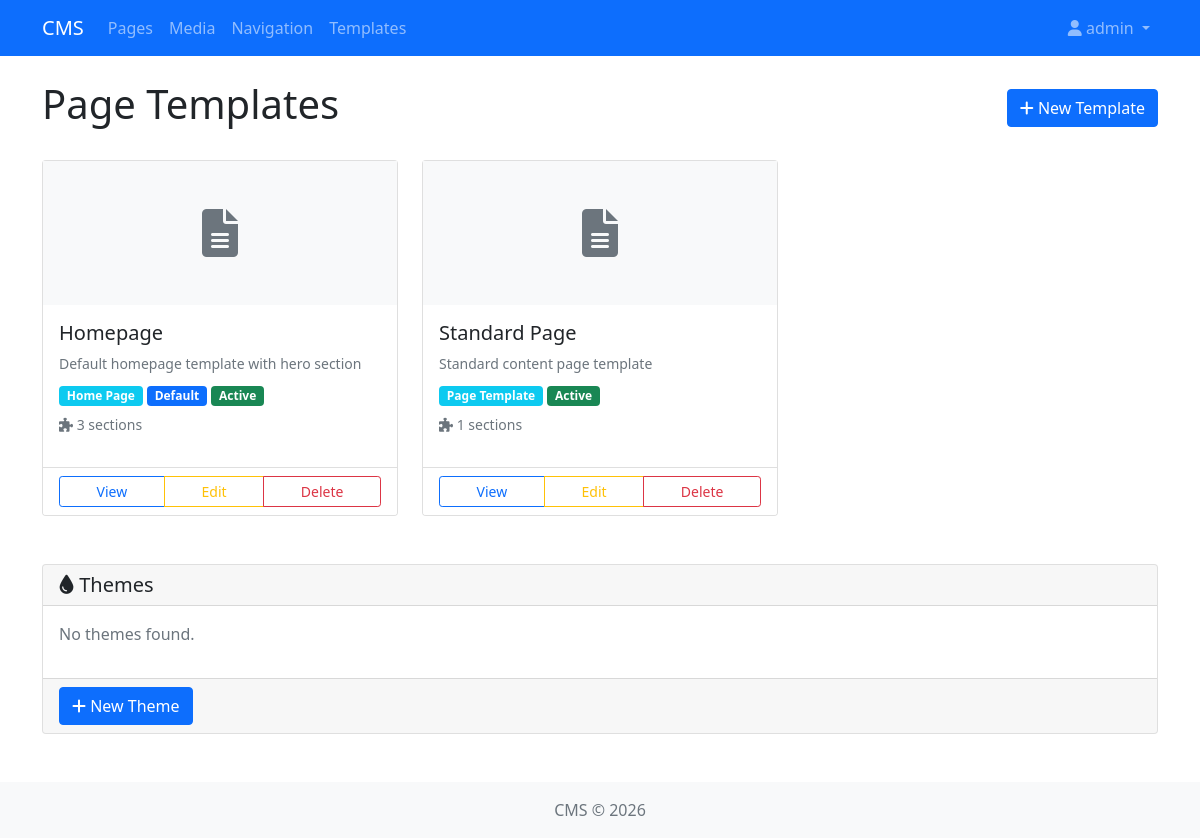
Screenshot of /templates/ (signed in) with the database file from the repository.
### templates_app/models.py (models this page shows, shortened)
class Template(models.Model):
    TYPE_CHOICES = [
        ('PAGE', 'Page Template'),
        ('HOME', 'Home Page'),
        ('BLOG', 'Blog Post'),
        ('PRODUCT', 'Product Page'),
        ('CATEGORY', 'Category Page'),
        ('LANDING', 'Landing Page'),
        ('CUSTOM', 'Custom'),
    ]
    name = models.CharField(max_length=255)
    slug = models.SlugField(max_length=255, unique=True)
    description = models.TextField(blank=True)
    template_type = models.CharField(max_length=20, choices=TYPE_CHOICES, default='PAGE')
    thumbnail = models.ImageField(upload_to='templates/', blank=True, null=True)
    is_default = models.BooleanField(default=False)
    is_active = models.BooleanField(default=True)
    created_by = models.ForeignKey(User, on_delete=models.CASCADE, related_name='templates')
    created_at = models.DateTimeField(auto_now_add=True)
    updated_at = models.DateTimeField(auto_now=True)
    class Meta:
        ordering = ['name']
    @property
    def structure_count(self):
        return self.structures.count()

### templates_app/views.py (the view)
# urls.py: path('', views.TemplateListView.as_view(), name='template_list'),
class TemplateListView(LoginRequiredMixin, ListView):
    model = Template
    template_name = 'templates_app/template_list.html'
    context_object_name = 'templates'

### templates_app/templates/templates_app/template_list.html (shortened to what this page needs)
{% extends 'base.html' %}
{% block content %}
<div class="d-flex justify-content-between align-items-center mb-4">
    <h1>Page Templates</h1>
    <a href="{% url 'templates:template_create' %}" class="btn btn-primary">
        <i class="fas fa-plus"></i> New Template
    </a>
</div>
<div class="row mb-4">
    {% for template in templates %}
        <div class="col-md-6 col-lg-4 mb-4">
            <div class="card h-100">
                {% if template.thumbnail %}
                    <img src="{{ template.thumbnail.url }}" class="card-img-top" alt="{{ template.name }}" style="height: 150px; object-fit: cover;">
                {% else %}
                    <div class="bg-light text-center py-5">
                        <i class="fas fa-file-alt fa-3x text-muted"></i>
                    </div>
                {% endif %}
                <div class="card-body">
                    <h5 class="card-title">{{ template.name }}</h5>
                    <p class="text-muted small mb-2">{{ template.description|truncatewords:15 }}</p>
                    <span class="badge bg-info">{{ template.get_template_type_display }}</span>
                    {% if template.is_default %}
                        <span class="badge bg-primary">Default</span>
                    {% endif %}
                    <span class="badge bg-{% if template.is_active %}success{% else %}secondary{% endif %}">
                        {% if template.is_active %}Active{% else %}Inactive{% endif %}
                    </span>
                    <p class="small text-muted mt-2">
                        <i class="fas fa-puzzle-piece"></i> {{ template.structure_count }} sections
                    </p>
                </div>
                <div class="card-footer bg-white">
                    <div class="btn-group w-100" role="group">
                        <a href="{% url 'templates:template_detail' template.pk %}" class="btn btn-sm btn-outline-primary">View</a>
                        <a href="{% url 'templates:template_update' template.pk %}" class="btn btn-sm btn-outline-warning">Edit</a>
                        <a href="{% url 'templates:template_delete' template.pk %}" class="btn btn-sm btn-outline-danger">Delete</a>
                    </div>
                </div>
            </div>
        </div>
    {% empty %}
        <div class="col-12">
            <div class="alert alert-info">
                <i class="fas fa-info-circle"></i> No templates found. Create your first template!
            </div>
        </div>
    {% endfor %}
</div>
<div class="card">
    <div class="card-header">
        <h5 class="mb-0"><i class="fas fa-tint"></i> Themes</h5>
    </div>
    <div class="card-body">
        <div class="row">
            {% for theme in themes %}
                <div class="col-md-6 mb-3">
                    <div class="card h-100">
                        <div class="card-body">
                            <div class="d-flex align-items-center mb-3">
                                <div class="color-preview me-3" style="width: 60px; height: 60px; background: {{ theme.primary_color }}; border-radius: 8px;"></div>
                                <div>
                                    <h5 class="mb-1">{{ theme.name }}</h5>
                                    <span class="badge bg-{% if theme.is_active %}success{% else %}secondary{% endif %}">
                                        {% if theme.is_active %}Active{% else %}Inactive{% endif %}
                                    </span>
                                    {% if theme.is_default %}
                                        <span class="badge bg-primary">Default</span>
                                    {% endif %}
                                </div>
                            </div>
                            <div class="row">
                                <div class="col-6">
                                    <small class="text-muted">Primary</small>
                                    <div class="color-swatch" style="width: 30px; height: 30px; background: {{ theme.primary_color }}; border: 1px solid #dee2e6;"></div>
                                </div>
                                <div class="col-6">
                                    <small class="text-muted">Secondary</small>
                                    <div class="color-swatch" style="width: 30px; height: 30px; background: {{ theme.secondary_color }}; border: 1px solid #dee2e6;"></div>
                                </div>
                            </div>
                            <div class="row mt-2">
                                <div class="col-6">
                                    <small class="text-muted">Accent</small>
                                    <div class="color-swatch" style="width: 30px; height: 30px; background: {{ theme.accent_color }}; border: 1px solid #dee2e6;"></div>
                                </div>
                                <div class="col-6">
                                    <small class="text-muted">Background</small>
                                    <div class="color-swatch" style="width: 30px; height: 30px; background: {{ theme.background_color }}; border: 1px solid #dee2e6;"></div>
                                </div>
                            </div>
                        </div>
                    </div>
                </div>
            {% empty %}
                <div class="col-12">
                    <p class="text-muted">No themes found.</p>
                </div>
            {% endfor %}
        </div>
    </div>
    <div class="card-footer">
        <a href="{% url 'templates:theme_create' %}" class="btn btn-primary">
            <i class="fas fa-plus"></i> New Theme
        </a>
    </div>
</div>
{% endblock %}

### templates/base.html (shortened to what this page needs)
<!DOCTYPE html>
<html lang="en">
<head>
    <link href="https://cdn.jsdelivr.net/npm/bootstrap@5.1.3/dist/css/bootstrap.min.css" rel="stylesheet">
    <link href="https://cdnjs.cloudflare.com/ajax/libs/font-awesome/6.0.0/css/all.min.css" rel="stylesheet">
</head>
<body>
    <nav class="navbar navbar-expand-lg navbar-dark bg-primary">
        <div class="container">
            <a class="navbar-brand" href="/">CMS</a>
            <div class="collapse navbar-collapse" id="navbarNav">
                <ul class="navbar-nav me-auto">
                    <li class="nav-item">
                        <a class="nav-link" href="{% url 'pages:page_list' %}">Pages</a>
                    </li>
                    <li class="nav-item">
                        <a class="nav-link" href="{% url 'media:media_list' %}">Media</a>
                    </li>
                    <li class="nav-item">
                        <a class="nav-link" href="{% url 'navigation:navigation_list' %}">Navigation</a>
                    </li>
                    <li class="nav-item">
                        <a class="nav-link" href="{% url 'templates:template_list' %}">Templates</a>
                    </li>
                </ul>
                <ul class="navbar-nav">
                    {% if user.is_authenticated %}
                        <li class="nav-item dropdown">
                            <a class="nav-link dropdown-toggle" href="#" id="userDropdown" role="button" data-bs-toggle="dropdown">
                                <i class="fas fa-user"></i> {{ user.username }}
                            </a>
                        </li>
                    {% else %}
                        <li class="nav-item">
                            <a class="nav-link" href="/admin/login/">Login</a>
                        </li>
                    {% endif %}
                </ul>
            </div>
        </div>
    </nav>
    <main class="container my-4">
        {% block content %}{% endblock %}
    </main>
    <footer class="bg-light text-center py-3 mt-5">
        <div class="container">
            <p class="text-muted mb-0">CMS &copy; 2026</p>
        </div>
    </footer>
</body>
</html>

### rows the page displays
Template: name "Homepage", description "Default homepage template with hero section", template_type "Home Page", is_default "Default", is_active "Active", structure_count "3"
Template: name "Standard Page", description "Standard content page template", template_type "Page Template", is_active "Active", structure_count "1"

### other values shown
{{ user.username }} "admin"
